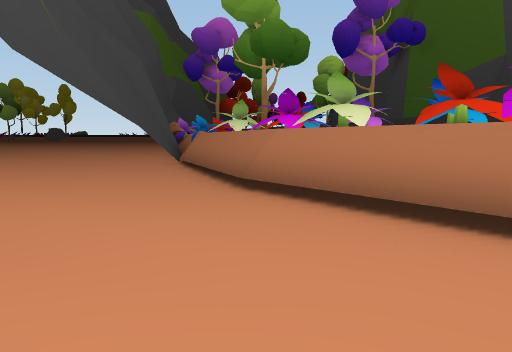
view 1 (above)

14 first-person views from a walk through a Unity game level. The camera is 1.3 m above the floor, tilts 6° down and sees 70° across. The floor is counted in squares, 2 m on a side. Each view is taken from the middle of a square. On the plan, view 1 faces up. The plan holds only what a view shows up to about 11 squares ahead; the rest is blank. The place goes on beyond the plan.

view 2
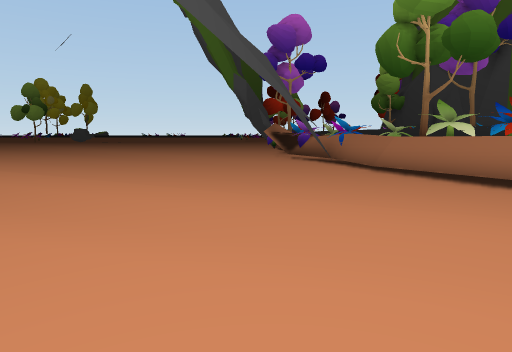

view 3
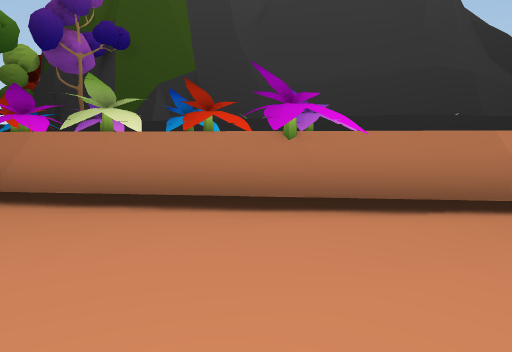

view 4
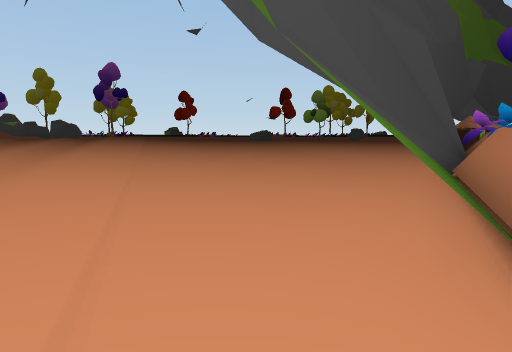

view 5
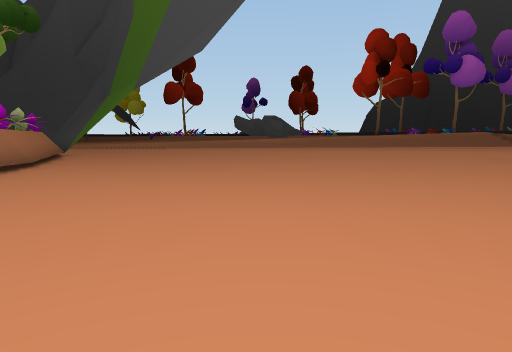

view 6
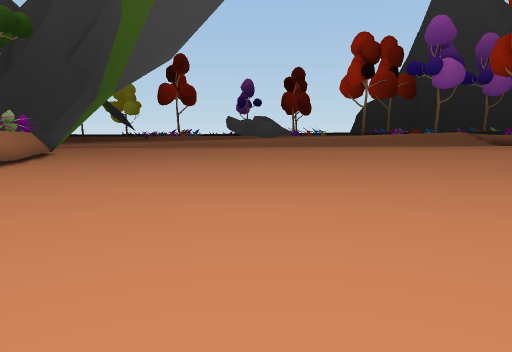

view 7
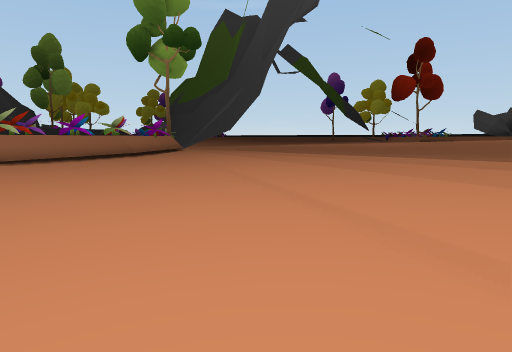

view 8
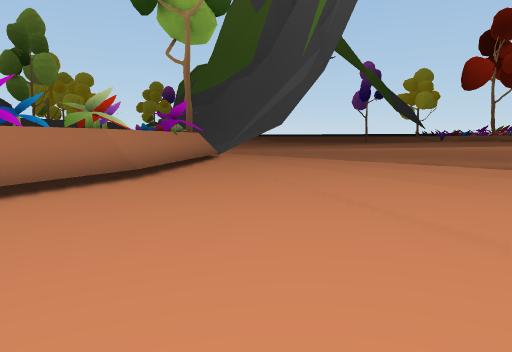

view 9
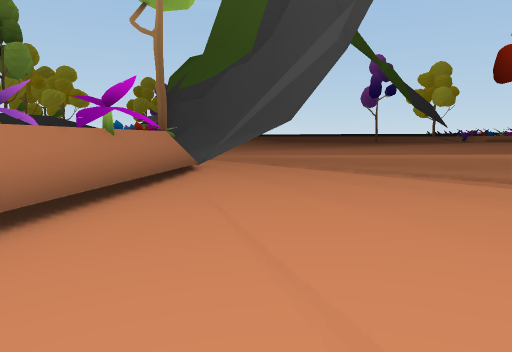

view 10
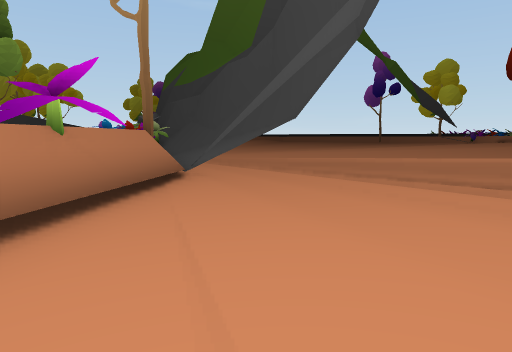

view 11
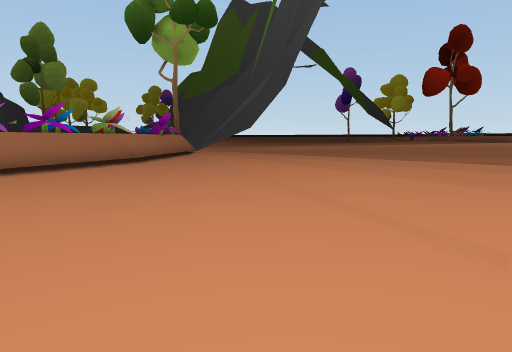

view 12
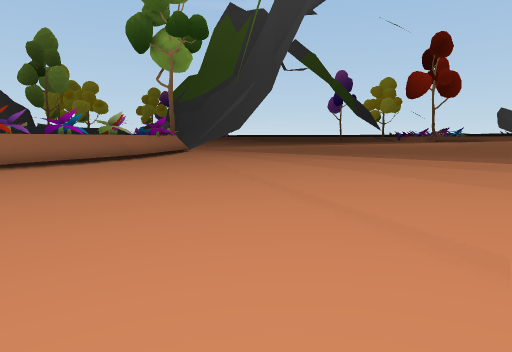

view 13
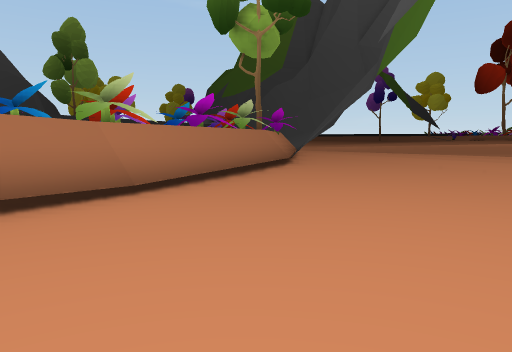

view 14
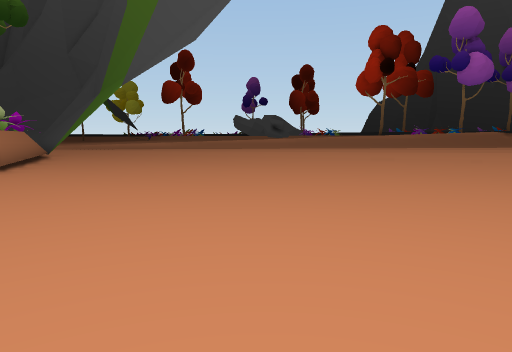

### Floor plan
Key: @ floor where view 1 was taken; # wall or solid block; . main floor; : floor 0.25 m higher than the main floor; - floor 0.25 m lower than the main floor; + floor 0.5 m higher than the main floor; / step, stairs or slope; ^ raised ledge; T tree; F flower.
Columns run from 14 left of view 1 to 5 right of it. Each row starts with its distance up from view 1.
 19       .
 18      ...
 17     .....
 16     .....- #F
 15    ....... #
 14   .........# F
 13   .........##FT
 12 ...........##   ^
 11 :........-.^#^ FF
 10 //:.......-##FFFF
  9 ++/:.......-^^FFF^
  8 /++:/.......^#FFFF
  7  //+::/.....##FFFF
  6  /::/:::.....^#FFFF
  5  :+//:/:::...##FFF^
  4   ::::/:/::...^#FFF
  3   //:::::/.::..^#FF^
  2     ::/...::... #^
  1         ::/.....^#^
  0            /..@...^
 -1               //..^^
 -2                   #^
 -3           ####   ##^
 -4                   #

Positions as (right, up) in squares from view 1, and headings:
1: (0, 0), facing up
2: (-5, 1), facing up
3: (-1, 0), facing up-right
4: (0, 3), facing up-left
5: (-7, 18), facing down
6: (-8, 19), facing down
7: (-14, 12), facing down-right
8: (-6, 8), facing down-right
9: (-3, 5), facing down-right
10: (-2, 4), facing down-right
11: (-10, 10), facing down-right
12: (-12, 11), facing down-right
13: (-6, 12), facing down-right
14: (-7, 17), facing down
